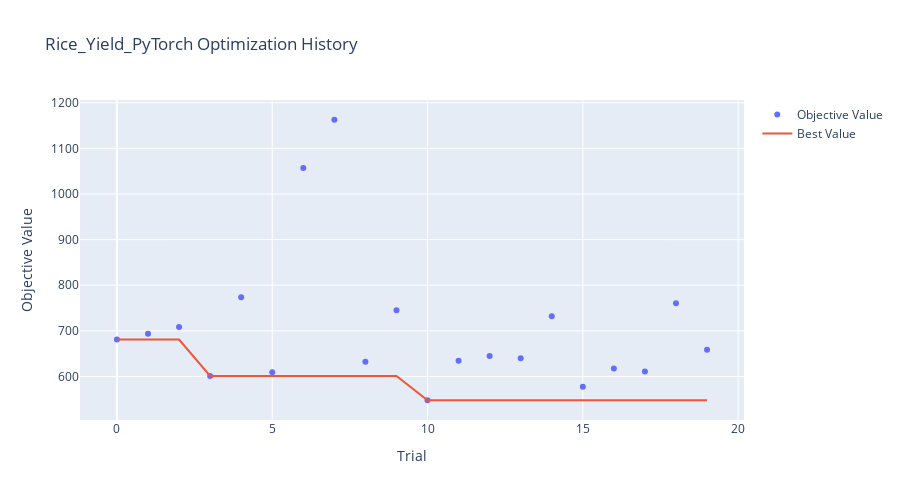
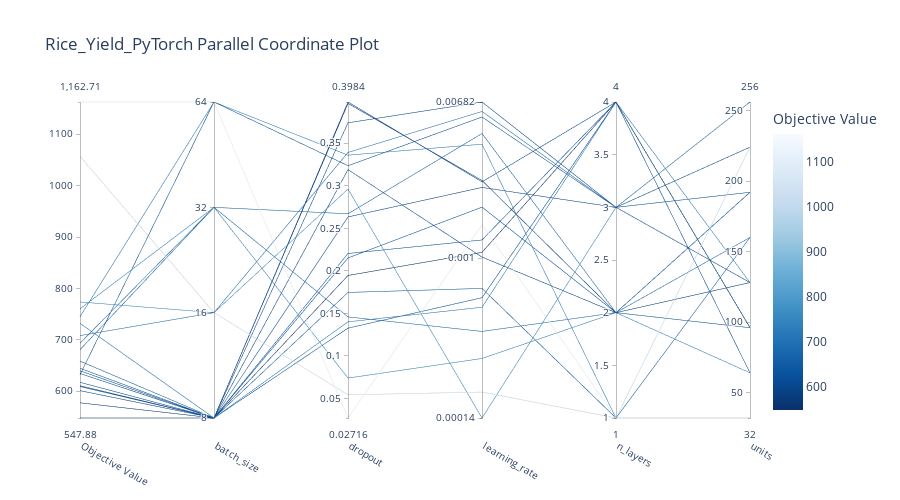
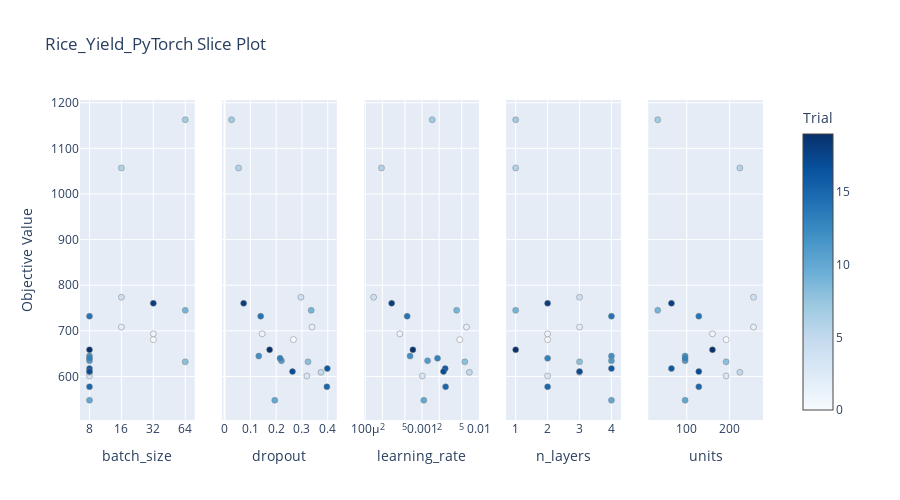
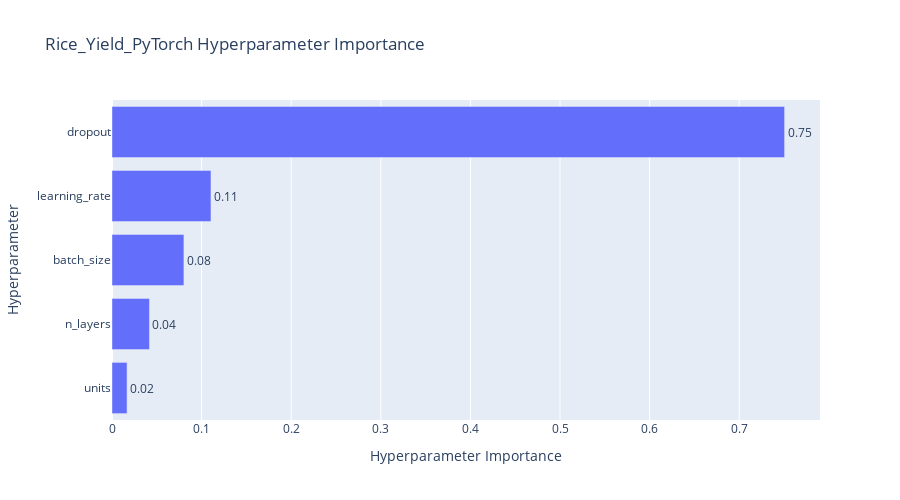

Here is the notebook cell these charts were saved with, in order:
### Markdown cell above
### 6. Optuna Visualization
Visualizing the tuning process to understand parameter importance and convergence.

### Code cell
# --- OPTUNA VISUALIZATIONS ---
name = "Rice_Yield_PyTorch"

# 1. Optimization History
fig = plot_optimization_history(study)
fig.update_layout(title=f'{name} Optimization History', width=900, height=500)
fig.show()

# 2. Parallel Coordinate (Hyperparameter Relationships)
fig = plot_parallel_coordinate(study)
fig.update_layout(title=f'{name} Parallel Coordinate Plot', width=900, height=500)
fig.show()

# 3. Slice Plot (Individual Parameter impact)
fig = plot_slice(study)
fig.update_layout(title=f'{name} Slice Plot', width=900, height=500)
fig.show()

# 4. Parameter Importance
try:
    fig = plot_param_importances(study)
    fig.update_layout(title=f'{name} Hyperparameter Importance', width=900, height=500)
    fig.show()
except (ValueError, RuntimeError) as e:
    print(f'Could not plot parameter importance: {e}')

### Figure 1 — Plotly figure (JSON) as saved in the notebook; plotly's stock layout.template omitted (floating-point values rounded to 4 significant figures)
{"data": [{"mode": "markers", "name": "Objective Value", "type": "scatter", "x": [0, 1, 2, 3, 4, 5, 6, 7, 8, 9, 10, 11, 12, 13, 14, 15, 16, 17, 18, 19], "y": [680.9, 693.5, 708.2, 601.1, 773.7, 609.1, 1057.0, 1163.0, 632.1, 745.0, 547.9, 634.5, 644.6, 639.7, 732.1, 577.4, 617.3, 610.7, 760.3, 658.5]}, {"mode": "lines", "name": "Best Value", "type": "scatter", "x": [0, 1, 2, 3, 4, 5, 6, 7, 8, 9, 10, 11, 12, 13, 14, 15, 16, 17, 18, 19], "y": [680.9, 680.9, 680.9, 601.1, 601.1, 601.1, 601.1, 601.1, 601.1, 601.1, 547.9, 547.9, 547.9, 547.9, 547.9, 547.9, 547.9, 547.9, 547.9, 547.9]}, {"marker": {"color": "#cccccc"}, "mode": "markers", "name": "Infeasible Trial", "showlegend": false, "type": "scatter", "x": [], "y": []}], "layout": {"height": 500, "title": {"text": "Rice_Yield_PyTorch Optimization History"}, "width": 900, "xaxis": {"title": {"text": "Trial"}}, "yaxis": {"title": {"text": "Objective Value"}}}}

### Figure 2 — Plotly figure (JSON) as saved in the notebook; plotly's stock layout.template omitted (floating-point values rounded to 4 significant figures)
{"data": [{"dimensions": [{"label": "Objective Value", "range": [547.9, 1163.0], "values": [601.1, 609.1, 547.9, 634.5, 644.6, 639.7, 732.1, 577.4, 617.3, 610.7, 658.5, 708.2, 773.7, 1057.0, 680.9, 693.5, 760.3, 1163.0, 632.1, 745.0]}, {"label": "batch_size", "range": [0, 3], "ticktext": ["8", "16", "32", "64"], "tickvals": [0, 1, 2, 3], "values": [0, 0, 0, 0, 0, 0, 0, 0, 0, 0, 0, 1, 1, 1, 2, 2, 2, 3, 3, 3]}, {"label": "dropout", "range": [0.02716, 0.3984], "values": [0.319, 0.374, 0.1946, 0.2204, 0.1327, 0.2152, 0.1401, 0.3967, 0.3984, 0.2634, 0.1747, 0.3391, 0.2961, 0.05441, 0.2671, 0.1459, 0.07407, 0.02716, 0.3235, 0.3359]}, {"label": "learning_rate", "range": [-3.853, -2.166], "ticktext": ["0.00014", "0.001", "0.00682"], "tickvals": [-3.853, -3, -2.166], "values": [-2.994, -2.166, -2.969, -2.903, -3.211, -2.727, -3.262, -2.585, -2.592, -2.622, -3.161, -2.217, -3.853, -3.714, -2.335, -3.391, -3.535, -2.821, -2.246, -2.391]}, {"label": "n_layers", "range": [1, 4], "values": [2, 3, 4, 4, 4, 2, 4, 2, 4, 3, 1, 3, 3, 1, 2, 2, 2, 1, 3, 1]}, {"label": "units", "range": [32, 256], "values": [192, 224, 96, 96, 96, 96, 128, 128, 64, 128, 160, 256, 256, 224, 192, 160, 64, 32, 192, 32]}], "labelangle": 30, "labelside": "bottom", "line": {"color": [601.1, 609.1, 547.9, 634.5, 644.6, 639.7, 732.1, 577.4, 617.3, 610.7, 658.5, 708.2, 773.7, 1057.0, 680.9, 693.5, 760.3, 1163.0, 632.1, 745.0], "colorbar": {"title": {"text": "Objective Value"}}, "colorscale": [[0, "rgb(247,251,255)"], [0.125, "rgb(222,235,247)"], [0.25, "rgb(198,219,239)"], [0.375, "rgb(158,202,225)"], [0.5, "rgb(107,174,214)"], [0.625, "rgb(66,146,198)"], [0.75, "rgb(33,113,181)"], [0.875, "rgb(8,81,156)"], [1, "rgb(8,48,107)"]], "reversescale": true, "showscale": true}, "type": "parcoords"}], "layout": {"height": 500, "title": {"text": "Rice_Yield_PyTorch Parallel Coordinate Plot"}, "width": 900}}

### Figure 3 — Plotly figure (JSON) as saved in the notebook; plotly's stock layout.template omitted (floating-point values rounded to 4 significant figures)
{"data": [{"marker": {"color": [0, 1, 2, 3, 4, 5, 6, 7, 8, 9, 10, 11, 12, 13, 14, 15, 16, 17, 18, 19], "colorbar": {"title": {"text": "Trial"}, "x": 1, "xpad": 40}, "colorscale": [[0, "rgb(247,251,255)"], [0.125, "rgb(222,235,247)"], [0.25, "rgb(198,219,239)"], [0.375, "rgb(158,202,225)"], [0.5, "rgb(107,174,214)"], [0.625, "rgb(66,146,198)"], [0.75, "rgb(33,113,181)"], [0.875, "rgb(8,81,156)"], [1, "rgb(8,48,107)"]], "line": {"color": "Grey", "width": 0.5}, "showscale": true}, "mode": "markers", "name": "Feasible Trial", "showlegend": false, "type": "scatter", "x": [32, 32, 16, 8, 16, 8, 16, 64, 64, 64, 8, 8, 8, 8, 8, 8, 8, 8, 32, 8], "xaxis": "x", "y": [680.9, 693.5, 708.2, 601.1, 773.7, 609.1, 1057.0, 1163.0, 632.1, 745.0, 547.9, 634.5, 644.6, 639.7, 732.1, 577.4, 617.3, 610.7, 760.3, 658.5], "yaxis": "y"}, {"marker": {"color": [0, 1, 2, 3, 4, 5, 6, 7, 8, 9, 10, 11, 12, 13, 14, 15, 16, 17, 18, 19], "colorbar": {"title": {"text": "Trial"}, "x": 1, "xpad": 40}, "colorscale": [[0, "rgb(247,251,255)"], [0.125, "rgb(222,235,247)"], [0.25, "rgb(198,219,239)"], [0.375, "rgb(158,202,225)"], [0.5, "rgb(107,174,214)"], [0.625, "rgb(66,146,198)"], [0.75, "rgb(33,113,181)"], [0.875, "rgb(8,81,156)"], [1, "rgb(8,48,107)"]], "line": {"color": "Grey", "width": 0.5}, "showscale": false}, "mode": "markers", "name": "Feasible Trial", "showlegend": false, "type": "scatter", "x": [0.2671, 0.1459, 0.3391, 0.319, 0.2961, 0.374, 0.05441, 0.02716, 0.3235, 0.3359, 0.1946, 0.2204, 0.1327, 0.2152, 0.1401, 0.3967, 0.3984, 0.2634, 0.07407, 0.1747], "xaxis": "x2", "y": [680.9, 693.5, 708.2, 601.1, 773.7, 609.1, 1057.0, 1163.0, 632.1, 745.0, 547.9, 634.5, 644.6, 639.7, 732.1, 577.4, 617.3, 610.7, 760.3, 658.5], "yaxis": "y2"}, {"marker": {"color": [0, 1, 2, 3, 4, 5, 6, 7, 8, 9, 10, 11, 12, 13, 14, 15, 16, 17, 18, 19], "colorbar": {"title": {"text": "Trial"}, "x": 1, "xpad": 40}, "colorscale": [[0, "rgb(247,251,255)"], [0.125, "rgb(222,235,247)"], [0.25, "rgb(198,219,239)"], [0.375, "rgb(158,202,225)"], [0.5, "rgb(107,174,214)"], [0.625, "rgb(66,146,198)"], [0.75, "rgb(33,113,181)"], [0.875, "rgb(8,81,156)"], [1, "rgb(8,48,107)"]], "line": {"color": "Grey", "width": 0.5}, "showscale": false}, "mode": "markers", "name": "Feasible Trial", "showlegend": false, "type": "scatter", "x": [0.004629, 0.0004066, 0.006069, 0.001014, 0.0001404, 0.00682, 0.0001931, 0.00151, 0.005671, 0.004061, 0.001075, 0.001252, 0.0006155, 0.001874, 0.0005474, 0.0026, 0.002557, 0.002387, 0.0002918, 0.00069], "xaxis": "x3", "y": [680.9, 693.5, 708.2, 601.1, 773.7, 609.1, 1057.0, 1163.0, 632.1, 745.0, 547.9, 634.5, 644.6, 639.7, 732.1, 577.4, 617.3, 610.7, 760.3, 658.5], "yaxis": "y3"}, {"marker": {"color": [0, 1, 2, 3, 4, 5, 6, 7, 8, 9, 10, 11, 12, 13, 14, 15, 16, 17, 18, 19], "colorbar": {"title": {"text": "Trial"}, "x": 1, "xpad": 40}, "colorscale": [[0, "rgb(247,251,255)"], [0.125, "rgb(222,235,247)"], [0.25, "rgb(198,219,239)"], [0.375, "rgb(158,202,225)"], [0.5, "rgb(107,174,214)"], [0.625, "rgb(66,146,198)"], [0.75, "rgb(33,113,181)"], [0.875, "rgb(8,81,156)"], [1, "rgb(8,48,107)"]], "line": {"color": "Grey", "width": 0.5}, "showscale": false}, "mode": "markers", "name": "Feasible Trial", "showlegend": false, "type": "scatter", "x": [2, 2, 3, 2, 3, 3, 1, 1, 3, 1, 4, 4, 4, 2, 4, 2, 4, 3, 2, 1], "xaxis": "x4", "y": [680.9, 693.5, 708.2, 601.1, 773.7, 609.1, 1057.0, 1163.0, 632.1, 745.0, 547.9, 634.5, 644.6, 639.7, 732.1, 577.4, 617.3, 610.7, 760.3, 658.5], "yaxis": "y4"}, {"marker": {"color": [0, 1, 2, 3, 4, 5, 6, 7, 8, 9, 10, 11, 12, 13, 14, 15, 16, 17, 18, 19], "colorbar": {"title": {"text": "Trial"}, "x": 1, "xpad": 40}, "colorscale": [[0, "rgb(247,251,255)"], [0.125, "rgb(222,235,247)"], [0.25, "rgb(198,219,239)"], [0.375, "rgb(158,202,225)"], [0.5, "rgb(107,174,214)"], [0.625, "rgb(66,146,198)"], [0.75, "rgb(33,113,181)"], [0.875, "rgb(8,81,156)"], [1, "rgb(8,48,107)"]], "line": {"color": "Grey", "width": 0.5}, "showscale": false}, "mode": "markers", "name": "Feasible Trial", "showlegend": false, "type": "scatter", "x": [192, 160, 256, 192, 256, 224, 224, 32, 192, 32, 96, 96, 96, 96, 128, 128, 64, 128, 64, 160], "xaxis": "x5", "y": [680.9, 693.5, 708.2, 601.1, 773.7, 609.1, 1057.0, 1163.0, 632.1, 745.0, 547.9, 634.5, 644.6, 639.7, 732.1, 577.4, 617.3, 610.7, 760.3, 658.5], "yaxis": "y5"}], "layout": {"height": 500, "title": {"text": "Rice_Yield_PyTorch Slice Plot"}, "width": 900, "xaxis": {"anchor": "y", "categoryarray": [8, 16, 32, 64], "categoryorder": "array", "domain": [0, 0.168], "title": {"text": "batch_size"}, "type": "category"}, "xaxis2": {"anchor": "y2", "domain": [0.208, 0.376], "title": {"text": "dropout"}}, "xaxis3": {"anchor": "y3", "domain": [0.416, 0.584], "title": {"text": "learning_rate"}, "type": "log"}, "xaxis4": {"anchor": "y4", "domain": [0.624, 0.792], "title": {"text": "n_layers"}}, "xaxis5": {"anchor": "y5", "domain": [0.832, 1], "title": {"text": "units"}}, "yaxis": {"anchor": "x", "domain": [0, 1], "title": {"text": "Objective Value"}}, "yaxis2": {"anchor": "x2", "domain": [0, 1], "matches": "y", "showticklabels": false}, "yaxis3": {"anchor": "x3", "domain": [0, 1], "matches": "y", "showticklabels": false}, "yaxis4": {"anchor": "x4", "domain": [0, 1], "matches": "y", "showticklabels": false}, "yaxis5": {"anchor": "x5", "domain": [0, 1], "matches": "y", "showticklabels": false}}}

### Figure 4 — Plotly figure (JSON) as saved in the notebook; plotly's stock layout.template omitted (floating-point values rounded to 4 significant figures)
{"data": [{"cliponaxis": false, "hovertemplate": ["units (IntDistribution): 0.01681709728412124<extra></extra>", "n_layers (IntDistribution): 0.04184370481956874<extra></extra>", "batch_size (CategoricalDistribution): 0.0802552067644095<extra></extra>", "learning_rate (FloatDistribution): 0.11045462842319125<extra></extra>", "dropout (FloatDistribution): 0.7506293627087093<extra></extra>"], "name": "Objective Value", "orientation": "h", "text": ["0.02", "0.04", "0.08", "0.11", "0.75"], "textposition": "outside", "type": "bar", "x": [0.01682, 0.04184, 0.08026, 0.1105, 0.7506], "y": ["units", "n_layers", "batch_size", "learning_rate", "dropout"]}], "layout": {"height": 500, "title": {"text": "Rice_Yield_PyTorch Hyperparameter Importance"}, "width": 900, "xaxis": {"title": {"text": "Hyperparameter Importance"}}, "yaxis": {"title": {"text": "Hyperparameter"}}}}
